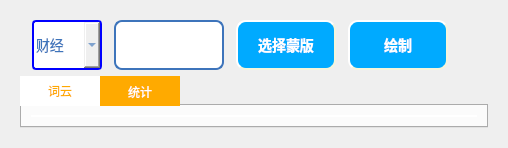
      <widget class="QWidget" name="tab_4">
       <attribute name="title">
        <string>热力词云</string>
       </attribute>
       <layout class="QGridLayout" name="gridLayout_9">
        <item row="1" column="0">
         <widget class="QWidget" name="widget" native="true">
          <layout class="QGridLayout" name="gridLayout_10">
           <item row="0" column="0">
            <layout class="QVBoxLayout" name="verticalLayout_3">
             <item>
              <layout class="QHBoxLayout" name="horizontalLayout_3">
               <property name="spacing">
                <number>12</number>
               </property>
               <property name="leftMargin">
                <number>12</number>
               </property>
               <item>
                <widget class="QComboBox" name="wordCloudSrc">
                 <property name="sizePolicy">
                  <sizepolicy hsizetype="Preferred" vsizetype="Preferred">
                   <horstretch>0</horstretch>
                   <verstretch>0</verstretch>
                  </sizepolicy>
                 </property>
                 <property name="minimumSize">
                  <size>
                   <width>70</width>
                   <height>50</height>
                  </size>
                 </property>
                 <property name="cursor">
                  <cursorShape>PointingHandCursor</cursorShape>
                 </property>
                 <property name="styleSheet">
                  <string notr="true">QComboBox{
	align: center;
	font: 25 12pt &quot;微软雅黑 Light&quot;;
	color:#3D74BB;
	border: 2px solid blue;
    border-radius: 4px;
    padding: 2px;
	font: 14px;
}</string>
                 </property>
                 <item>
                  <property name="text">
                   <string>财经</string>
                  </property>
                 </item>
                 <item>
                  <property name="text">
                   <string>房产</string>
                  </property>
                 </item>
                 <item>
                  <property name="text">
                   <string>教育</string>
                  </property>
                 </item>
                 <item>
                  <property name="text">
                   <string>科技</string>
                  </property>
                 </item>
                 <item>
                  <property name="text">
                   <string>军事</string>
                  </property>
                 </item>
                 <item>
                  <property name="text">
                   <string>汽车</string>
                  </property>
                 </item>
                 <item>
                  <property name="text">
                   <string>体育</string>
                  </property>
                 </item>
                 <item>
                  <property name="text">
                   <string>游戏</string>
                  </property>
                 </item>
                 <item>
                  <property name="text">
                   <string>娱乐</string>
                  </property>
                 </item>
                 <item>
                  <property name="text">
                   <string>其他</string>
                  </property>
                 </item>
                </widget>
               </item>
               <item>
                <widget class="QLineEdit" name="wordCloudMask">
                 <property name="sizePolicy">
                  <sizepolicy hsizetype="Expanding" vsizetype="Preferred">
                   <horstretch>0</horstretch>
                   <verstretch>0</verstretch>
                  </sizepolicy>
                 </property>
                 <property name="maximumSize">
                  <size>
                   <width>300</width>
                   <height>16777215</height>
                  </size>
                 </property>
                 <property name="styleSheet">
                  <string notr="true">background-color: white;
	border-width: 2px;
	border-color: #3D74BB;
	border-style: solid;
	border-top-right-radius: 8px;
	border-top-left-radius: 8px;
	border-bottom-left-radius: 8px;
	border-bottom-right-radius: 8px;</string>
                 </property>
                </widget>
               </item>
               <item>
                <widget class="QPushButton" name="wordCloudMaskSelectButton">
                 <property name="sizePolicy">
                  <sizepolicy hsizetype="Preferred" vsizetype="Preferred">
                   <horstretch>0</horstretch>
                   <verstretch>0</verstretch>
                  </sizepolicy>
                 </property>
                 <property name="minimumSize">
                  <size>
                   <width>100</width>
                   <height>0</height>
                  </size>
                 </property>
                 <property name="maximumSize">
                  <size>
                   <width>100</width>
                   <height>50</height>
                  </size>
                 </property>
                 <property name="styleSheet">
                  <string notr="true">QPushButton {
	color:white;
    background-color:rgb(0, 170, 255);
    border-style: outset;
    border-width: 2px;
    border-radius: 10px;
    border-color: beige;
    font: bold 14px;
    padding: 6px;
}
QPushButton::pressed {
    background-color: white;
	color:rgb(0, 170, 255);
    border-style: inset;
}</string>
                 </property>
                 <property name="text">
                  <string>选择蒙版</string>
                 </property>
                </widget>
               </item>
               <item>
                <widget class="QPushButton" name="wordDrawButton">
                 <property name="sizePolicy">
                  <sizepolicy hsizetype="Preferred" vsizetype="Preferred">
                   <horstretch>0</horstretch>
                   <verstretch>0</verstretch>
                  </sizepolicy>
                 </property>
                 <property name="minimumSize">
                  <size>
                   <width>100</width>
                   <height>0</height>
                  </size>
                 </property>
                 <property name="maximumSize">
                  <size>
                   <width>100</width>
                   <height>50</height>
                  </size>
                 </property>
                 <property name="styleSheet">
                  <string notr="true">QPushButton {
	color:white;
    background-color:rgb(0, 170, 255);
    border-style: outset;
    border-width: 2px;
    border-radius: 10px;
    border-color: beige;
    font: bold 14px;
    padding: 6px;
}
QPushButton::pressed {
    background-color: white;
	color:rgb(0, 170, 255);
    border-style: inset;
}</string>
                 </property>
                 <property name="text">
                  <string>绘制</string>
                 </property>
                </widget>
               </item>
               <item>
                <spacer name="horizontalSpacer_3">
                 <property name="orientation">
                  <enum>Qt::Horizontal</enum>
                 </property>
                 <property name="sizeHint" stdset="0">
                  <size>
                   <width>40</width>
                   <height>20</height>
                  </size>
                 </property>
                </spacer>
               </item>
              </layout>
             </item>
             <item>
              <widget class="QTabWidget" name="wordCloudTabWidget">
               <property name="styleSheet">
                <string notr="true">QTabWidget::pane{
}
QTabWidget::tab-bar{
    alignment:left;
}
QTabBar::tab{
	min-width:80px;
	min-height:30px;
	font:13pt '微软雅黑';
	background: rgb(255, 170, 0);
	color: white;
}
QTabBar::tab:hover{
	color:rgb(255, 170, 0);
	background: white;
}
QTabBar::tab:selected{
	border-color: rgb(255, 170, 0);
	background: white;
	color: rgb(255, 170, 0);
}</string>
               </property>
               <property name="currentIndex">
                <number>0</number>
               </property>
               <widget class="QWidget" name="WordCloudTab">
                <attribute name="title">
                 <string>词云</string>
                </attribute>
                <layout class="QGridLayout" name="gridLayout_23">
                 <item row="0" column="0">
                  <widget class="MatplotlibWidget" name="WordCloudWidget" native="true">
                   <property name="sizePolicy">
                    <sizepolicy hsizetype="Expanding" vsizetype="Expanding">
                     <horstretch>0</horstretch>
                     <verstretch>0</verstretch>
                    </sizepolicy>
                   </property>
                   <property name="styleSheet">
                    <string notr="true">background-color: rgb(255, 255, 255);

	border-top-right-radius: 8px;
	border-top-left-radius: 8px;
	border-bottom-left-radius: 8px;
	border-bottom-right-radius: 8px;</string>
                   </property>
                  </widget>
                 </item>
                </layout>
               </widget>
               <widget class="QWidget" name="WordCountTab">
                <attribute name="title">
                 <string>统计</string>
                </attribute>
                <layout class="QGridLayout" name="gridLayout_24">
                 <item row="0" column="0">
                  <widget class="MatplotlibWidget" name="WordCountWidget" native="true">
                   <property name="styleSheet">
                    <string notr="true">background-color: rgb(255, 255, 255);

	border-top-right-radius: 8px;
	border-top-left-radius: 8px;
	border-bottom-left-radius: 8px;
	border-bottom-right-radius: 8px;</string>
                   </property>
                  </widget>
                 </item>
                </layout>
               </widget>
              </widget>
             </item>
            </layout>
           </item>
          </layout>
         </widget>
        </item>
       </layout>
      </widget>
